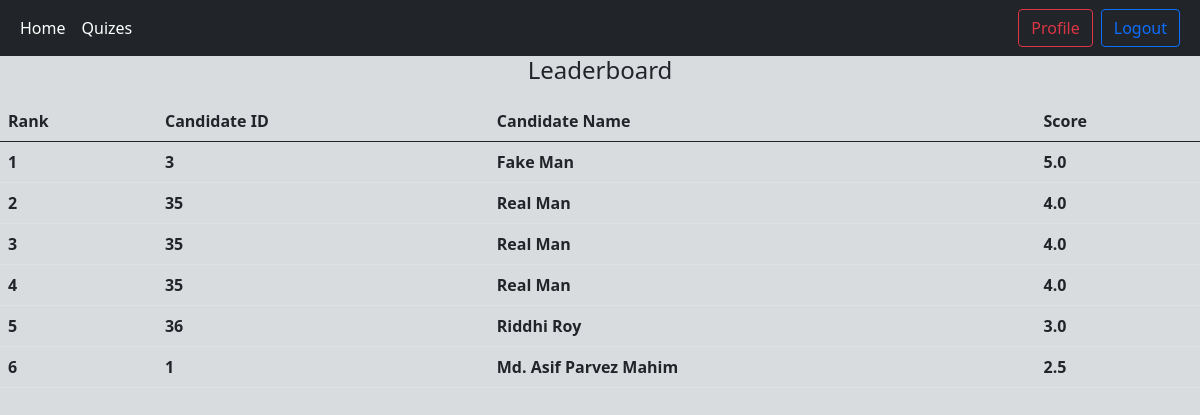
/quizes/leadrrboard/1/ (signed in), run on the app's committed database.
### result/models.py (models this page shows, shortened)
class Result(models.Model):
    quiz = models.ForeignKey(Quiz, on_delete=models.CASCADE)
    user = models.ForeignKey(User, on_delete=models.CASCADE)
    score = models.FloatField()
    exam_name = models.CharField(max_length=500, blank=True, null=True)
    total_questions = models.CharField(max_length=500, blank=True, null=True)
    percent = models.CharField(max_length=500, blank=True, null=True)
    fullMarks = models.CharField(max_length=500, blank=True, null=True)
    total_quizes = models.CharField(max_length=100, blank=True, null=True)
    completed_quizes = models.CharField(max_length=100, blank=True, null=True)
    percent_of_attempts = models.CharField(max_length=100, blank=True, null=True)

### quizes/views.py (the view)
# urls.py: path("leadrrboard/<pk>/", leaderboard, name="lead_view"),
def leaderboard(request, pk):
    result = Result.objects.filter(quiz_id=pk).order_by("-score")
    return render(request, "leaderboard.html", {"leadObjs": result})

### quizes/templates/leaderboard.html
{% extends "base.html" %} {%load static%} {%block script%}
<link rel="stylesheet" href="{% static 'quizes/style.css' %}" />
{%endblock%} {% block content %}
<h4 class="text-center mb-3">Leaderboard</h4>
<table class="table">
  <thead>
    <tr>
      <th scope="col">Rank</th>
      <th scope="col">Candidate ID</th>
      <th scope="col">Candidate Name</th>
      <th scope="col">Score</th>
    </tr>
  </thead>
  <tbody>
    {%for leadObj in leadObjs%}
    <tr>
      <th scope="col">{{ forloop.counter }}</th>
      <th scope="col">{{leadObj.user.id}}</th>
      <th scope="col">
        {{leadObj.user.first_name}} {{leadObj.user.last_name}}
      </th>
      <th scope="col">{{leadObj.score}}</th>
    </tr>
    {%endfor%}
  </tbody>
</table>
{%endblock%}

### static/css/base.css (style rules this page uses)
.body { background-color: #D9DCDE; }

### data on the page
Result: user.id "3", user.first_name "Fake", user.last_name "Man", score "5.0"
Result: user.id "35", user.first_name "Real", user.last_name "Man", score "4.0"
Result: user.id "35", user.first_name "Real", user.last_name "Man", score "4.0"
Result: user.id "35", user.first_name "Real", user.last_name "Man", score "4.0"
Result: user.id "36", user.first_name "Riddhi", user.last_name "Roy", score "3.0"
Result: user.id "1", user.first_name "Md. Asif", user.last_name "Parvez Mahim", score "2.5"
